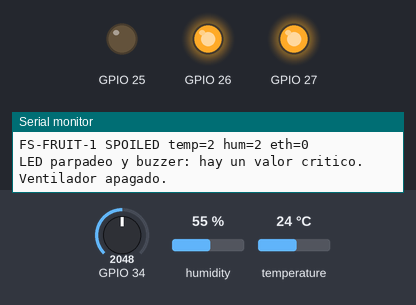
Bench run of a sketch on a simulated ESP32. Shown: output pins drawn as LEDs (lit = HIGH), the last lines printed to the serial monitor. The inputs (shaded band) are chosen by the test bench; at power-on: GPIO 34 = 2048, humidity 55 %, temperature 24 °C (analog values on the 0–4095 scale). WiFi joins after 1.5 s; servers stay silent unless stated; uploads are accepted with an empty reply; the local clock reads 2024-03-15 10:24:30 at power-on unless the sketch sets it.

Above: at 36.27 s.
At 38.2 s:
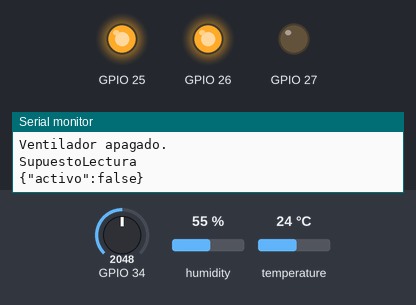
Timing chart, 0 to 38.8 s (numbered marks = the images above):
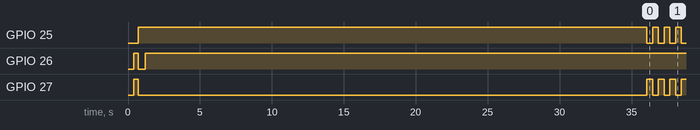

The sketch:

prototipo1.ino
```cpp
// =============================================================================
// prototipo1.ino - une DOS archivos separados
// =============================================================================

// ---------------------------------------------------------------------------
// CODIGO NORMAL (el que ya funciona)
// FreshSenseNode.h = sensores, LED, buzzer, rele, SensorReading, estandar FS-FRUIT-1
// ---------------------------------------------------------------------------
#include "FreshSenseNode.h"

FreshSenseNode node;

// ---------------------------------------------------------------------------
// -----
// ---------------------------------------------------------------------------

// ---------------------------------------------------------------------------
// CODIGO DEL SUPUESTO (archivo aparte)
// FreshSenseSupuesto.h = solo SUPUESTO / REAL por USB
// ---------------------------------------------------------------------------
#include "FreshSenseSupuesto.h"

SupuestoUsb supuesto;

// ---------------------------------------------------------------------------

void setup() {
  node.begin();
}

void loop() {
  // --- supuesto (FreshSenseSupuesto.h) ---
  supuesto.tick();
  node.fijarVentiladorApagado(supuesto.ventiladorApagado());
  bool recien = supuesto.consumirRecien();

  // --- codigo normal (FreshSenseNode.h) ---
  node.tick(
      supuesto.activo(),
      supuesto.temperatureC(),
      supuesto.humidityPct(),
      supuesto.ethylenePpm(),
      recien
  );

  static unsigned long lastEcho = 0;
  if (recien || millis() - lastEcho >= 2000) {
    lastEcho = millis();
    supuesto.imprimirEstado();
  }
}
```

FreshSenseSupuesto.h
```cpp
#pragma once

// =============================================================================
// ARCHIVO DEL SUPUESTO (separado del codigo que ya funciona)
// FreshSenseSupuesto.h
// =============================================================================
// Lee por USB lo que manda servidor.py:
//   SUPUESTO temp hum ppm  -> mueve LED / buzzer / motor
//   REAL                   -> actuadores vuelven a los sensores
//   VENTILADOR OFF|AUTO    -> apaga el motor a mano, o lo devuelve a los sensores
// No reemplaza SensorReading (AM2302 + MQ135 siguen midiendo).
// =============================================================================

class SupuestoUsb {
 public:
  void tick() {
    while (Serial.available() > 0) {
      char letra = Serial.read();
      if (letra == '\n' || letra == '\r') {
        aplicarLinea();
        linea = "";
      } else if (linea.length() < 80) {
        linea += letra;
      }
    }
  }

  bool consumirRecien() {
    if (!recien) {
      return false;
    }
    recien = false;
    return true;
  }

  bool activo() const { return encendido; }
  bool ventiladorApagado() const { return apagadoManual; }
  float temperatureC() const { return temp; }
  float humidityPct() const { return hum; }
  float ethylenePpm() const { return ppm; }

  void imprimirEstado() const {
    Serial.println("SupuestoLectura");
    if (!encendido) {
      Serial.println("{\"activo\":false}");
      return;
    }
    Serial.print("{\"activo\":true,\"temperatureC\":");
    Serial.print(temp, 1);
    Serial.print(",\"humidityPct\":");
    Serial.print(hum, 1);
    Serial.print(",\"ethylenePpm\":");
    Serial.print(ppm, 1);
    Serial.println("}");
  }

 private:
  void aplicarLinea() {
    linea.trim();
    if (linea.length() == 0) {
      return;
    }
    if (linea.startsWith("VENTILADOR")) {
      bool ahora = linea.indexOf("OFF") >= 0;
      apagadoManual = ahora;
      if (!ahora) {
        recien = true;
      }
      Serial.println(ahora ? "Ventilador manual OFF." : "Ventilador manual AUTO.");
      return;
    }
    if (linea.startsWith("REAL")) {
      if (encendido) {
        recien = true;
      }
      encendido = false;
      Serial.println("ACK REAL");
      return;
    }
    if (!linea.startsWith("SUPUESTO")) {
      return;
    }
    float temperatura = 0.0f;
    float humedad = 0.0f;
    float etileno = 0.0f;
    int leidos = sscanf(linea.c_str(), "SUPUESTO %f %f %f", &temperatura, &humedad, &etileno);
    if (leidos != 3) {
      return;
    }
    if (!encendido || distinto(temp, temperatura) || distinto(hum, humedad) || distinto(ppm, etileno)) {
      recien = true;
    }
    temp = temperatura;
    hum = humedad;
    ppm = etileno;
    encendido = true;
    Serial.print("ACK SUPUESTO ");
    Serial.print(temp, 1);
    Serial.print(" ");
    Serial.print(hum, 1);
    Serial.print(" ");
    Serial.println(ppm, 1);
  }

  static bool distinto(float a, float b) {
    float d = a - b;
    if (d < 0.0f) {
      d = -d;
    }
    return d > 0.05f;
  }

  bool encendido = false;
  bool recien = false;
  bool apagadoManual = false;
  float temp = 6.4f;
  float hum = 82.0f;
  float ppm = 5.0f;
  String linea;
};
```

Source omitted: FreshSenseNode.h (25863 bytes)

Measured:
- by itself, GPIO 25: alternates HIGH for 0.40 s and LOW for 0.40 s
- by itself, GPIO 27: repeats every 0.80 s: HIGH 0.40 s, LOW 0.40 s
